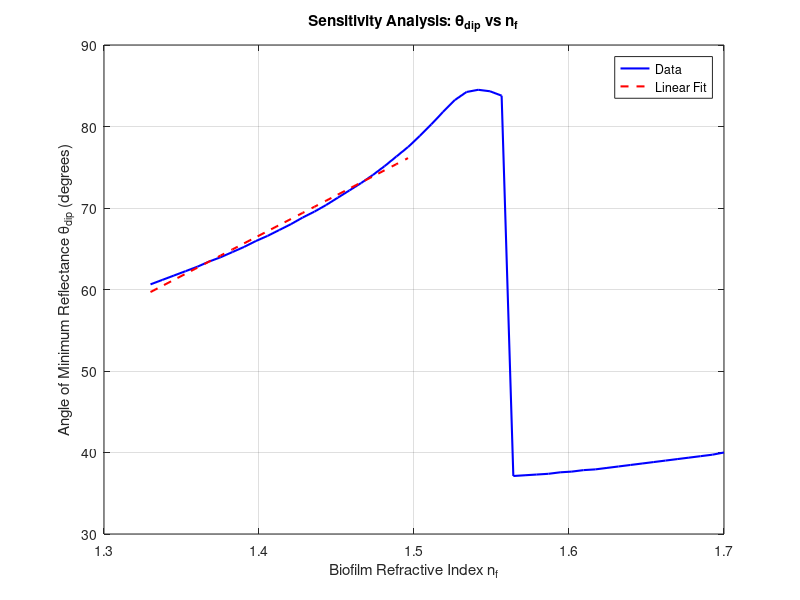

MATLAB code for this plot:
% Load data from Step 2
load('theta_min_points.mat'); % Load n_f and theta_min pairs from Step 2

% Separate n_f and theta_min values
n_f_values = theta_min_points(:, 1); % Refractive index values
theta_min_values = theta_min_points(:, 2); % Minimum reflectance angles

% Define linear range for analysis
linear_range_indices = find(n_f_values >= 1.33 & n_f_values <= 1.5); % Select n_f range
n_f_linear = n_f_values(linear_range_indices); % Linear n_f range
theta_min_linear = theta_min_values(linear_range_indices); % Corresponding theta_min

% Perform linear regression on the linear range
p = polyfit(n_f_linear, theta_min_linear, 1); % Linear fit (slope and intercept)

% Sensitivity calculation
S = p(1); % Sensitivity in degrees/RIU

% Plot data and linear fit
figure;
plot(n_f_values, theta_min_values, 'b', 'LineWidth', 1.5); % Original data
hold on;
plot(n_f_linear, polyval(p, n_f_linear), 'r--', 'LineWidth', 1.5); % Linear fit
hold off;
xlabel('Biofilm Refractive Index n_f');
ylabel('Angle of Minimum Reflectance \theta_{dip} (degrees)');
title('Sensitivity Analysis: \theta_{dip} vs n_f');
grid on;
legend('Data', 'Linear Fit');

% Display sensitivity
disp(['Sensitivity S = ', num2str(S), ' degrees/RIU']);
